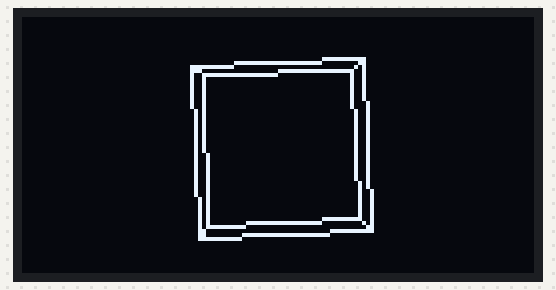
This sketch was run on a simulated Arduino Uno, built with avr-gcc and run on an emulated ATmega328P. Parts: 128×64 one-colour display.

Above: at 0.19 s.
At 5.19 s:
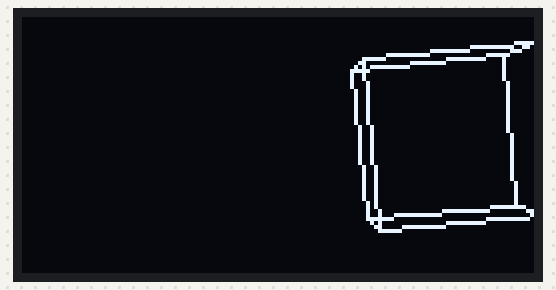
At 10.16 s:
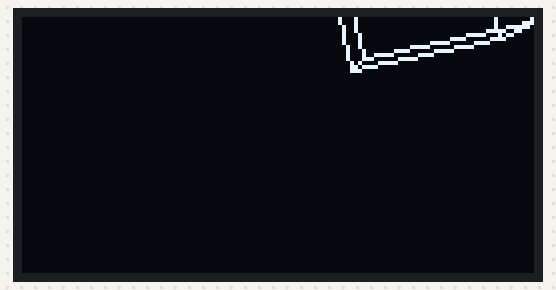
At 20.07 s:
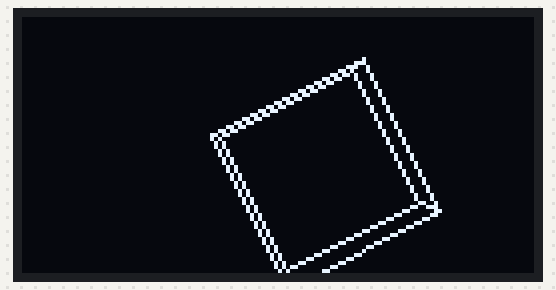
At 30.73 s:
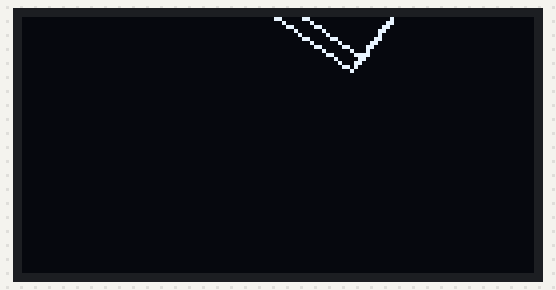
At 39.95 s:
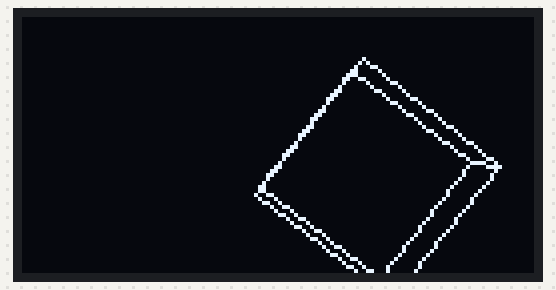

The sketch:

main.ino
```cpp
#include <Arduino.h>
#include <U8g2lib.h>

#include "ExampleObjects.h"
#include "OrthographicCamera.h"
#include "PerspectiveCameraND.h"
#include "Renderer.h"

#define SCALE 20

U8G2_SSD1306_128X64_NONAME_F_HW_I2C display(U8G2_R0, SCL, SDA, U8X8_PIN_NONE);

std::vector<Object*> objects = {&cube};

PerspectiveCameraND camera;
Renderer renderer(display, camera, objects);

void setup(void) {
  display.begin();
 // Serial.begin(2000000);

  renderer.SetScale(SCALE);
  renderer.SetOrigin(64, 32);
  cube.Setorigin({1,1,1});
}

unsigned int frame = 0;
void loop(void) {
  cube.Rotate(0, 1, 0.015);
  renderer.Render();

 // if (frame < 600)
   // display.writeBufferXBM(Serial);

  frame++;
}
```

Camera.h
```cpp
#pragma once
#include "Vertex.h"

class Camera {
public:
  Camera(float fov) : FOV(fov) {}
  Camera()          : FOV(15.0f) {}

  void  SetFOV(float nFOV)   { FOV = nFOV; }
  float GetFOV() const       { return FOV; }

  virtual Point Project(Point point) const { return {0,0}; }

private:
  float FOV;
};
```

ExampleObjects.h
```cpp
#include "Object.h"

Object cube(3, {{-1.0f, -1.0f, -1.0f}, {-1.0f, -1.0f,  1.0f},
                { 1.0f, -1.0f, -1.0f}, {-1.0f,  1.0f, -1.0f},
                {-1.0f,  1.0f,  1.0f}, { 1.0f, -1.0f,  1.0f},
                { 1.0f,  1.0f, -1.0f}, { 1.0f,  1.0f,  1.0f}},

               {{0, 1}, {0, 2}, {0, 3},
                {2, 5}, {3, 6}, {3, 4},
                {4, 7}, {6, 7}, {7, 5},
                {5, 1}, {4, 1}, {2, 6}});


Object pyramid(3, {{-1.0f, -1.0f, -1.0f}, {-1.0f, -1.0f, 1.0f},
                   { 1.0f, -1.0f, -1.0f}, { 1.0f, -1.0f, 1.0f},
                   { 0.0f, 1.0f, 0.0f}},

                  {{0, 1}, {0, 2}, {1, 3},
                   {2, 3}, {0, 4}, {1, 4},
                   {2, 4}, {3, 4}});

Object tesseract(4, {{-1.0f, -1.0f, -1.0f, -1.0f}, {-1.0f, -1.0f,  1.0f, -1.0f},
                     { 1.0f, -1.0f, -1.0f, -1.0f}, {-1.0f,  1.0f, -1.0f, -1.0f},
                     {-1.0f,  1.0f,  1.0f, -1.0f}, { 1.0f, -1.0f,  1.0f, -1.0f},
                     { 1.0f,  1.0f, -1.0f, -1.0f}, { 1.0f,  1.0f,  1.0f, -1.0f},

                     {-1.0f, -1.0f, -1.0f, 1.0f}, {-1.0f, -1.0f,  1.0f, 1.0f},
                     { 1.0f, -1.0f, -1.0f, 1.0f}, {-1.0f,  1.0f, -1.0f, 1.0f},
                     {-1.0f,  1.0f,  1.0f, 1.0f}, { 1.0f, -1.0f,  1.0f, 1.0f},
                     { 1.0f,  1.0f, -1.0f, 1.0f}, { 1.0f,  1.0f,  1.0f, 1.0f}},

                    {{0,   1}, {0,   2}, {0,   3}, {2,   5}, {3,   6}, {3,   4},
                     {4,   7}, {6,   7}, {7,   5}, {5,   1}, {4,   1}, {2,   6},
                     {8,   9}, {8,  10}, {8,  11}, {10, 13}, {11, 14}, {11, 12},
                     {12, 15}, {14, 15}, {15, 13}, {13,  9}, {12,  9}, {10, 14},
                     {0,   8}, {1,   9}, {2,  10}, {3,  11}, {4,  12}, {5,  13},
                     {6,  14}, {7,  15}});

Object penteract(5, {{-1.0f, -1.0f, -1.0f, -1.0f, -1.0f}, {-1.0f, -1.0f,  1.0f, -1.0f, -1.0f},
                     { 1.0f, -1.0f, -1.0f, -1.0f, -1.0f}, {-1.0f,  1.0f, -1.0f, -1.0f, -1.0f},
                     {-1.0f,  1.0f,  1.0f, -1.0f, -1.0f}, { 1.0f, -1.0f,  1.0f, -1.0f, -1.0f},
                     { 1.0f,  1.0f, -1.0f, -1.0f, -1.0f}, { 1.0f,  1.0f,  1.0f, -1.0f, -1.0f},
                     {-1.0f, -1.0f, -1.0f,  1.0f, -1.0f}, {-1.0f, -1.0f,  1.0f,  1.0f, -1.0f},
                     { 1.0f, -1.0f, -1.0f,  1.0f, -1.0f}, {-1.0f,  1.0f, -1.0f,  1.0f, -1.0f},
                     {-1.0f,  1.0f,  1.0f,  1.0f, -1.0f}, { 1.0f, -1.0f,  1.0f,  1.0f, -1.0f},
                     { 1.0f,  1.0f, -1.0f,  1.0f, -1.0f}, { 1.0f,  1.0f,  1.0f,  1.0f, -1.0f},

                     {-1.0f, -1.0f, -1.0f, -1.0f,  1.0f}, {-1.0f, -1.0f,  1.0f, -1.0f,  1.0f},
                     { 1.0f, -1.0f, -1.0f, -1.0f,  1.0f}, {-1.0f,  1.0f, -1.0f, -1.0f,  1.0f},
                     {-1.0f,  1.0f,  1.0f, -1.0f,  1.0f}, { 1.0f, -1.0f,  1.0f, -1.0f,  1.0f},
                     { 1.0f,  1.0f, -1.0f, -1.0f,  1.0f}, { 1.0f,  1.0f,  1.0f, -1.0f,  1.0f},
                     {-1.0f, -1.0f, -1.0f,  1.0f,  1.0f}, {-1.0f, -1.0f,  1.0f,  1.0f,  1.0f},
                     { 1.0f, -1.0f, -1.0f,  1.0f,  1.0f}, {-1.0f,  1.0f, -1.0f,  1.0f,  1.0f},
                     {-1.0f,  1.0f,  1.0f,  1.0f,  1.0f}, { 1.0f, -1.0f,  1.0f,  1.0f,  1.0f},
                     { 1.0f,  1.0f, -1.0f,  1.0f,  1.0f}, { 1.0f,  1.0f,  1.0f,  1.0f,  1.0f}},

                    {{0,   1}, {0,   2}, {0,   3}, {2,   5}, {3,   6}, {3,   4},
                     {4,   7}, {6,   7}, {7,   5}, {5,   1}, {4,   1}, {2,   6},
                     {8,   9}, {8,  10}, {8,  11}, {10, 13}, {11, 14}, {3,  11},
                     {11, 12}, {12, 15}, {14, 15}, {15, 13}, {13,  9}, {16, 18},
                     {12,  9}, {10, 14}, {0,   8}, {1,   9}, {2,  10}, {8,  16},
                     {4,  12}, {5,  13}, {6,  14}, {7,  15}, {16, 17}, {14, 22},
                     {16, 19}, {18, 21}, {19, 22}, {19, 20}, {20, 23}, {15, 23},
                     {22, 23}, {23, 21}, {21, 17}, {20, 17}, {18, 22},
                     {9,  17}, {10, 18}, {11, 19}, {12, 20}, {13, 21}});
```

Object.h
```cpp
#pragma once
#include <vector>
#include <cmath>
#include "Camera.h"

// TODO: Support constructor that takes list of Objects

class Object {
public:
  Object(size_t dimensions, std::vector<Point> points, std::vector<Edge> edges)
        : position(dimensions), rotation(dimensions),  points(points), edges(edges) {}

  void SetPoints(const std::vector<Point> npoints) { points = npoints; }
  void SetEdges(const std::vector<Edge> nedges)    { edges = nedges;   }

  const std::vector<Point>& GetPoints() const { return points; }
  const std::vector<Edge>&  GetEdges()  const { return edges;  }

  void Translate(size_t dimension, float distance) {
    position.Translate(dimension, distance);
    for (Point &point : points)
      point.Translate(dimension, distance);
  }

  void Setorigin(Point norigin) {
    origin = norigin;
  }

  void Rotate(size_t d1, size_t d2, float angle) {
    rotation[d1] += angle;
    rotation[d2] += angle;

    for (Point &point : points) {
      for (size_t d = 0; d < point.GetSize(); d++)
        point.Translate(d, -position[d] - origin[d]);

      float oldpoint = point[d1];
      point[d1] = cos(angle) * point[d1] - sin(angle) * point[d2];
      point[d2] = sin(angle) * oldpoint  + cos(angle) * point[d2];

      for (size_t d = 0; d < point.GetSize(); d++)
          point.Translate(d, position[d] + origin[d]);
    }
  }

private:
  Point position;
  Point rotation;
  Point origin;

  std::vector<Point> points;
  std::vector<Edge> edges;
};
```

OrthographicCamera.h
```cpp
#pragma once
#include "Camera.h"

class OrthographicCamera : public Camera {
public:
  OrthographicCamera() : Camera() {}
  OrthographicCamera(float fov) : Camera(fov) {}

  virtual Point Project(Point point) const override {
    return { point[0], point[1] };
  }
};
```

PerspectiveCamera3D.h
```cpp
#pragma once
#include "Camera.h"

class PerspectiveCamera3D : public Camera {
public:
  PerspectiveCamera3D() : Camera() {}
  PerspectiveCamera3D(float fov) : Camera(fov) {}

  virtual Point Project(Point point) const override {
    return { (GetFOV() * point[0]) / (GetFOV() + point[2]),
             (GetFOV() * point[1]) / (GetFOV() + point[2])};
  }
};
```

PerspectiveCameraND.h
```cpp
#pragma once
#include "PerspectiveCamera3D.h"

class PerspectiveCameraND : public PerspectiveCamera3D {
public:
  PerspectiveCameraND() : PerspectiveCamera3D(), distance(2.0f) {}
  PerspectiveCameraND(float fov) : PerspectiveCamera3D(fov), distance(2.0f) {}
  PerspectiveCameraND(float fov, float distance) : PerspectiveCamera3D(fov), distance(distance) {}

  void  SetDistance(float ndistance) { distance = ndistance; };
  float GetDistance() const { return distance; }

  virtual Point Project(Point point) const override {
    for (int i = point.GetSize(); i > 3; i--) {
      float w = 1 / (distance - point[i-1]);
      for (int j = 0; j < i-1; j++) {
        point[j] *= w;
      }
    }
    return PerspectiveCamera3D::Project(point);
  }

private:
  float distance;
};
```

Renderer.h
```cpp
#pragma once
#include <U8g2lib.h>
#include "Object.h"

class Renderer {
public:
  Renderer(U8G2 &display, Camera &camera, std::vector<Object*> objects)
          : display(display), camera(camera), objects(objects) {};

  void SetScale(float nscale)  { scale = nscale;  }
  void SetOrigin(int x, int y) { origin = {x,y};  }

  void Render() {
    display.clearBuffer();

    for (auto obj : objects) {
      std::vector<Point> points = obj->GetPoints();
      std::vector<Edge>  edges  = obj->GetEdges();

      for (auto edge : edges) {
        Point n1 = camera.Project(points[edge.p1]);
        Point n2 = camera.Project(points[edge.p2]);

        display.drawLine(scale * n1[0] + origin[0],
                        -scale * n1[1] + origin[1],
                         scale * n2[0] + origin[0],
                        -scale * n2[1] + origin[1]);
      }
    }
    display.sendBuffer();
}

private:
  U8G2 &display;
  Camera &camera;
  Point origin;

  float scale = 1.0f;
  std::vector<Object*> objects;
};
```

Vertex.h
```cpp
#include <initializer_list>
#include <memory>

struct Edge { int p1, p2; };

class Point {
public:
  Point() : cords(nullptr), size(0) {}

  Point(size_t size) : cords(new float[size]), size(size) {}

  Point(std::initializer_list<float> values) : size(values.size()) {
    cords = new float[size];
    std::copy(values.begin(), values.end(), cords);
  }

  Point(const Point& other) : size(other.size) {
    cords = new float[size];
    std::copy(other.cords, other.cords + size, cords);
  }

  ~Point() {
    delete[] cords;
  }

  float& operator[](size_t index) {
    return cords[index];
  }

  Point& operator=(const Point& other) {
    if (this != &other) {
      delete[] cords;

      size = other.size;
      cords = new float[size];
      std::copy(other.cords, other.cords + size, cords);
    }
    return *this;
  }

  void Translate(size_t dimension, float distance) {
    cords[dimension] += distance;
  }

  size_t GetSize() const { return size; }

private:
  float* cords;
  size_t size;
};
```
